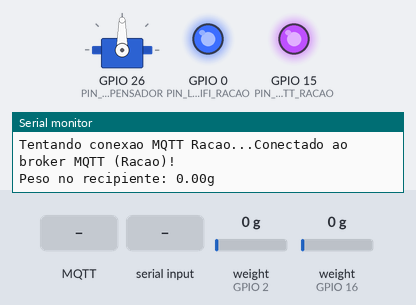
A program run on a simulated ESP32. Shown: servo, output pins drawn as LEDs (lit = HIGH), the last lines printed to the serial monitor. Inputs (shaded band) come from the test bench; at power-on: weight on the scale (sensors on GPIO 2, GPIO 16) 0 g. WiFi joins after 1.5 s; servers stay silent unless stated; no MQTT or app messages arrive unless stated.

Above: at 6.7 s.
6.8 s: weight on the scale (sensor on GPIO 2) set to 1250 g
12.0 s: MQTT message "LIBERAR" arrives on the first subscribed topic
At 15.8 s:
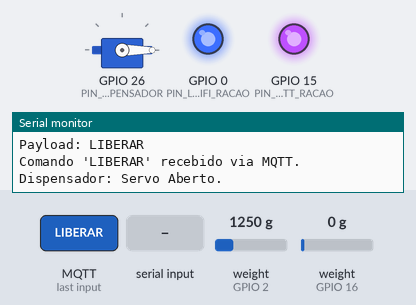
16.1 s: "+" received over Serial
21.1 s: weight on the scale (sensor on GPIO 2) set to 105 g
24.1 s: weight on the scale (sensor on GPIO 2) set to 91 g
At 29.9 s:
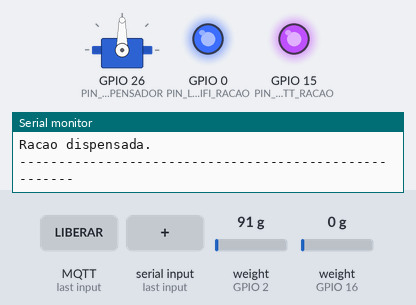
38.1 s: weight on the scale (sensor on GPIO 2) set to 2500 g
Timing chart, 0 to 42.2 s (numbered marks = the images above; inputs shaded):
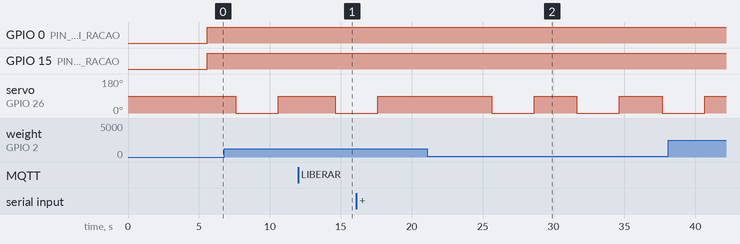

Measured:
- the behaviour switches between 101 and 100 g on weight on the scale (sensor on GPIO 2) (found by bisection; images 1 and 2)
- after the input at 12.0 s, servo on GPIO 26 (PIN_SERVO_DISPENSADOR): 90° → 0° after 2.6 s
- after the input at 24.1 s, servo on GPIO 26 (PIN_SERVO_DISPENSADOR): alternates 90° for 3.0 s and 0° for 3.0 s, starting after 1.5 s

The program:

main.cpp
```cpp
#include <Arduino.h>
#include "config.h"

#include <WiFi.h>
#include <PubSubClient.h>
#include "HX711.h"
#include <ESP32Servo.h> // Ou <Servo.h> se estiver usando a biblioteca Servo padrão do ESP32

// --- Declaração de Objetos Globais ---
Servo petServo;
HX711 balancaRecipiente;
HX711 balancaReservatorioPrincipal;

WiFiClient espClientRacao; // Nome do cliente WiFi específico para este ESP32
PubSubClient client(espClientRacao);

// --- Variáveis Globais ---
float fatorCalibracaoRecipiente = HX711_RECIPIENTE_CALIBRATION_FACTOR;
float fatorCalibracaoReservatorioPrincipal = HX711_RESERVATORIO_PRINCIPAL_CALIBRATION_FACTOR;
String my_payLoad_racao; // Variáveis globais do seu sketch original, considere torná-las locais se possível
String my_topic_racao;

// --- Protótipos de Funções (Opcional, mas boa prática) ---
void setup_wifi_racao();
void callback_racao(char* topic, byte* payload, unsigned int length);
void reconnect_mqtt_racao();
float obterPesoRecipiente();
void atualizaLedStatusWifiRacao();
void atualizaLedStatusMqttRacao();
void dispensarRacao();
void publicarDadosRacao();

// --- Implementação das Funções ---

void setup_wifi_racao() {
    delay(10);
    Serial.println();
    Serial.print("Conectando WiFi Racao a ");
    Serial.println(SSID_WIFI_RACAO); // Do config.h

    WiFi.mode(WIFI_STA);
    WiFi.begin(SSID_WIFI_RACAO, PASSWORD_WIFI_RACAO); // Do config.h

    while (WiFi.status() != WL_CONNECTED) {
        delay(500);
        Serial.print(".");
    }
    Serial.println("");
    Serial.println("WiFi Racao conectado!");
    Serial.print("Endereco IP: ");
    Serial.println(WiFi.localIP());
}

void callback_racao(char* topic, byte* payload, unsigned int length) {
    String conc_payload;
    for (int i = 0; i < length; i++) {
        conc_payload += ((char)payload[i]);
    }
    my_payLoad_racao = conc_payload;
    my_topic_racao = topic;

    Serial.print("Mensagem recebida no topico [Racao]: ");
    Serial.println(topic);
    Serial.print("Payload: ");
    Serial.println(my_payLoad_racao);

    if (String(topic) == MQTT_TOPICO_RACAO_DISPENSAR_CMD) { // Do config.h
        if (my_payLoad_racao == "LIBERAR") {
            Serial.println("Comando 'LIBERAR' recebido via MQTT.");
            dispensarRacao(); // Chama a função simplificada para dispensar
        }
    }
}

void reconnect_mqtt_racao() {
    while (!client.connected()) {
        Serial.print("Tentando conexao MQTT Racao...");
        if (client.connect(MQTT_CLIENT_ID_RACAO)) { // Do config.h
            Serial.println("Conectado ao broker MQTT (Racao)!");
            client.subscribe(MQTT_TOPICO_RACAO_DISPENSAR_CMD); // Do config.h
        } else {
            Serial.print("falhou, rc=");
            Serial.print(client.state());
            Serial.println(" Tentando novamente em 5 segundos");
            delay(5000); // Bloqueante, considere alternativas em produção
        }
    }
}

float obterPesoReservatorioPrincipal() {
    if (balancaReservatorioPrincipal.is_ready()) {
        long valor_bruto_apos_tare = balancaReservatorioPrincipal.get_value(10); // Pega (leitura_media - offset)
        // Se fatorCalibracaoReservatorioPrincipal for 0, evite divisão por zero
        if (fatorCalibracaoReservatorioPrincipal == 0) {
            Serial.println("ERRO: Fator de Calibracao do Reservatorio Principal eh ZERO!");
            return -2; // Ou outro código de erro
        }
        float peso_calculado = (float)valor_bruto_apos_tare / fatorCalibracaoReservatorioPrincipal;
        return peso_calculado;
    } else {
        Serial.println("Sensor de peso do RESERVATORIO PRINCIPAL (HX711) nao esta pronto!");
        return -1;
    }
}

float obterPesoRecipiente() {
    if (balancaRecipiente.is_ready()) {
        long valor_bruto_apos_tare = balancaRecipiente.get_value(10); // Pega (leitura_media - offset)
        // Se fatorCalibracaoRecipiente for 0, evite divisão por zero
        if (fatorCalibracaoRecipiente == 0) {
            Serial.println("ERRO: Fator de Calibracao do Recipiente eh ZERO!");
            return -2; // Ou outro código de erro
        }
        float peso_calculado = (float)valor_bruto_apos_tare / fatorCalibracaoRecipiente;
        return peso_calculado;
    } else {
        Serial.println("Sensor de peso do recipiente (HX711) nao esta pronto!");
        return -1;
    }
}

void publicarDadosRacao() {
    // Publicar o peso do recipiente (como antes)
    float pesoNoRecipiente = obterPesoRecipiente();
    if (pesoNoRecipiente != -1) {
        Serial.print("Peso no recipiente: "); Serial.print(pesoNoRecipiente); Serial.println("g");
        char pesoRecStr[10];
        dtostrf(pesoNoRecipiente, 6, 2, pesoRecStr);
        client.publish(MQTT_TOPICO_RACAO_RECIPIENTE_PESO, pesoRecStr);
    }

    // Publicar o peso do RESERVATÓRIO PRINCIPAL de ração
    float pesoNoReservatorioPrincipal = obterPesoReservatorioPrincipal();
    if (pesoNoReservatorioPrincipal != -1) {
        Serial.print("Peso no RESERVATORIO PRINCIPAL: "); Serial.print(pesoNoReservatorioPrincipal); Serial.println("g");
        char pesoResStr[10];
        dtostrf(pesoNoReservatorioPrincipal, 6, 2, pesoResStr);
        client.publish(MQTT_TOPICO_RACAO_RESERVATORIO_PRINCIPAL_PESO, pesoResStr);

        // Verificar se o reservatório principal está baixo e enviar alerta
        if (pesoNoReservatorioPrincipal <= LIMITE_PESO_BAIXO_RESERVATORIO_PRINCIPAL_G) {
            client.publish(MQTT_TOPICO_RACAO_RESERVATORIO_PRINCIPAL_ALERTA, "Reservatorio PRINCIPAL de racao BAIXO!");
            Serial.println("ALERTA: Reservatorio PRINCIPAL de racao baixo!");
        }
    }

    // Lógica de dispensar ração automaticamente (como antes)
    if (pesoNoRecipiente != -1 && pesoNoRecipiente <= PESO_RECIPIENTE_ACIONA_DISPENSA_AUTO_G) {
        Serial.println("Pouca racao detectada no recipiente, acionando dispensa automatica...");
        dispensarRacao();
    }
}

void atualizaLedStatusWifiRacao() {
    if (WiFi.status() == WL_CONNECTED)
        digitalWrite(PIN_LED_STATUS_WIFI_RACAO, HIGH); // Do config.h
    else
        digitalWrite(PIN_LED_STATUS_WIFI_RACAO, LOW); // Do config.h
}

void atualizaLedStatusMqttRacao() {
    if (client.connected())
        digitalWrite(PIN_LED_STATUS_MQTT_RACAO, HIGH); // Do config.h
    else
        digitalWrite(PIN_LED_STATUS_MQTT_RACAO, LOW); // Do config.h
}

void dispensarRacao() {
    // Esta função não verifica mais o 'totalRacaoNoReservatorioSimulado'
    // A decisão de chamar esta função já foi tomada (recipiente baixo ou comando MQTT)

    petServo.write(ANGULO_SERVO_ABERTO); // Do config.h
    Serial.println("Dispensador: Servo Aberto.");
    client.publish(MQTT_TOPICO_RACAO_DISPENSADOR_STATUS, "ABERTO"); // <-- NOVA LINHA

    delay(TEMPO_SERVO_ABERTO_PARA_DISPENSA_MS); // Do config.h

    petServo.write(ANGULO_SERVO_FECHADO); // Do config.h
    Serial.println("Dispensador: Servo Fechado.");
    client.publish(MQTT_TOPICO_RACAO_DISPENSADOR_STATUS, "FECHADO"); // <-- NOVA LINHA

    Serial.println("Racao dispensada.");
    Serial.println("------------------------------------------------------");
}


// --- Função setup() ---

void setup() {
    pinMode(PIN_LED_STATUS_WIFI_RACAO, OUTPUT);
    pinMode(PIN_LED_STATUS_MQTT_RACAO, OUTPUT);

    Serial.begin(115200);
    setup_wifi_racao();

    client.setServer(MQTT_SERVER_RACAO, MQTT_PORT_RACAO);
    client.setCallback(callback_racao);

    petServo.attach(PIN_SERVO_DISPENSADOR);
    petServo.write(ANGULO_SERVO_FECHADO);

    // Inicialização do sensor de peso do RECIPIENTE
    balancaRecipiente.begin(PIN_HX711_RECIPIENTE_DT, PIN_HX711_RECIPIENTE_SCK);
    Serial.println("Tentando inicializar sensor de peso do RECIPIENTE...");
    int retriesRecipiente = 0;
    while (!balancaRecipiente.is_ready() && retriesRecipiente < 10) { // Tenta por até 5 segundos
        Serial.print(".");
        delay(500);
        retriesRecipiente++;
    }
    Serial.println(); // Nova linha após os pontos

    if (balancaRecipiente.is_ready()) {
        Serial.println("Sensor do RECIPIENTE pronto. Aguardando estabilizacao...");
        delay(1000);
        balancaRecipiente.set_scale(fatorCalibracaoRecipiente);
        balancaRecipiente.tare();

    } else {
        Serial.println("ERRO: Sensor de peso do RECIPIENTE nao encontrado apos tentativas!");
    }

    // Inicialização do sensor de peso do RESERVATÓRIO PRINCIPAL
    balancaReservatorioPrincipal.begin(PIN_HX711_RESERVATORIO_PRINCIPAL_DT, PIN_HX711_RESERVATORIO_PRINCIPAL_SCK);
    Serial.println("Tentando inicializar sensor de peso do RESERVATORIO PRINCIPAL...");
    int retriesReservatorio = 0;
    while (!balancaReservatorioPrincipal.is_ready() && retriesReservatorio < 10) { // Tenta por até 5 segundos
        Serial.print(".");
        delay(500);
        retriesReservatorio++;
    }
    Serial.println(); // Nova linha após os pontos

    if (balancaReservatorioPrincipal.is_ready()) {
        Serial.println("Sensor do RESERVATORIO PRINCIPAL pronto. Aguardando estabilizacao...");
        delay(1000);
        balancaReservatorioPrincipal.set_scale(fatorCalibracaoReservatorioPrincipal);
        balancaReservatorioPrincipal.tare();

    } else {
        Serial.println("ERRO: Sensor de peso do RESERVATORIO PRINCIPAL nao encontrado apos tentativas!");
    }

    Serial.println("Sistema de Racao (com 2 sensores) Iniciado.");
}

// --- Função loop() ---
void loop() {
    if (WiFi.status() != WL_CONNECTED) {
        setup_wifi_racao();
    }
    if (!client.connected()) {
        reconnect_mqtt_racao();
    }
    client.loop(); // Essencial para o PubSubClient

    atualizaLedStatusWifiRacao();
    atualizaLedStatusMqttRacao();

    publicarDadosRacao(); // Função que agora engloba publicações e lógica de auto-dispensa

    // Ajuste do fator de calibração pelo Monitor Serial (do seu sketch original)
    if (Serial.available()) {
        char input = Serial.read();
        if (input == '+') {
            fatorCalibracaoRecipiente += 10; // Incrementa o fator
            balancaRecipiente.set_scale(fatorCalibracaoRecipiente);
            Serial.print("Novo fator de calibracao (Recipiente): ");
            Serial.println(fatorCalibracaoRecipiente);
        } else if (input == '-') {
            fatorCalibracaoRecipiente -= 10; // Decrementa o fator
            balancaRecipiente.set_scale(fatorCalibracaoRecipiente);
            Serial.print("Novo fator de calibracao (Recipiente): ");
            Serial.println(fatorCalibracaoRecipiente);
        }
    }

    delay(1000); // ATENÇÃO: delay() bloqueia. Considere alternativas com millis() para um código mais responsivo.
}
```

config.h
```cpp
#ifndef CONFIG_RACAO_H
#define CONFIG_RACAO_H

// --- Configurações de WiFi ---
const char* SSID_WIFI_RACAO = "Wokwi-GUEST";
const char* PASSWORD_WIFI_RACAO = "";

// --- Configurações MQTT ---
const char* MQTT_SERVER_RACAO = "test.mosquitto.org";
const int MQTT_PORT_RACAO = 1883;
const char* MQTT_CLIENT_ID_RACAO = "ESP32_Canil_Racao_Client";
#define MQTT_PREFIX_RACAO "canilGuilherme/" // Mesmo prefixo dos outros projetos

// --- Tópicos MQTT Específicos para Ração ---

#define MQTT_TOPICO_RACAO_RECIPIENTE_PESO       MQTT_PREFIX_RACAO "racao/recipiente/peso"     // ESP32 publica o peso do comedouro aqui


#define MQTT_TOPICO_RACAO_RESERVATORIO_PRINCIPAL_PESO   MQTT_PREFIX_RACAO "racao/reservatorio_principal/peso"
#define MQTT_TOPICO_RACAO_RESERVATORIO_PRINCIPAL_ALERTA MQTT_PREFIX_RACAO "racao/reservatorio_principal/alerta"


// Comando para Dispensar Ração (Node-RED -> ESP32)
#define MQTT_TOPICO_RACAO_DISPENSAR_CMD         MQTT_PREFIX_RACAO "racao/dispensador/comando" // ESP32 ouve comandos aqui
#define MQTT_TOPICO_RACAO_DISPENSADOR_STATUS MQTT_PREFIX_RACAO "racao/dispensador/status"


// --- Pinos dos Sensores e Atuadores para Ração (Conforme seu Wokwi da Ração) ---

// Sensor de Peso HX711 para o RECIPIENTE de Ração (comedouro)
#define PIN_HX711_RECIPIENTE_DT   2   // Conforme seu diagram.json: cell1:DT -> esp:2
#define PIN_HX711_RECIPIENTE_SCK  4   // Conforme seu diagram.json: cell1:SCK -> esp:4

// Atuador para Dispensar Ração (Servo Motor)
#define PIN_SERVO_DISPENSADOR 26  // Conforme seu diagram.json: servo1:PWM -> esp:26

// LEDs de Status (Conforme seu Wokwi da Ração e sketch)
#define PIN_LED_STATUS_WIFI_RACAO   0   // Conforme seu sketch e diagram.json (led1 -> r1 -> esp:0)
#define PIN_LED_STATUS_MQTT_RACAO   15  // Conforme seu sketch e diagram.json (led2 -> r2 -> esp:15)

// --- Pinos para o Sensor de Peso do RESERVATÓRIO Principal de Ração ---
#define PIN_HX711_RESERVATORIO_PRINCIPAL_DT 16
#define PIN_HX711_RESERVATORIO_PRINCIPAL_SCK 17


// --- Parâmetros de Sensores e Lógica para Ração ---
#define HX711_RECIPIENTE_CALIBRATION_FACTOR   0.42f
#define HX711_RESERVATORIO_PRINCIPAL_CALIBRATION_FACTOR 0.42f

// Limites e quantidades (do seu sketch)
#define PESO_RECIPIENTE_ACIONA_DISPENSA_AUTO_G 100.0f // Se peso <= 100g no recipiente, dispensa auto
#define QUANTIDADE_RACAO_A_DISPENSAR_G        50.0f  // Quantidade dispensada por vez
#define LIMITE_MINIMO_RESERVATORIO_PARA_DISPENSAR_G 50.0f // Precisa ter pelo menos isso no reservatório para dispensar
#define LIMITE_PESO_BAIXO_RESERVATORIO_PRINCIPAL_G 1000.0f

// Parâmetros do dispensador (Servo)
#define ANGULO_SERVO_FECHADO 90
#define ANGULO_SERVO_ABERTO  0
#define TEMPO_SERVO_ABERTO_PARA_DISPENSA_MS 3000 // Mantém aberto por 3 segundos


#endif // CONFIG_RACAO_H
```
